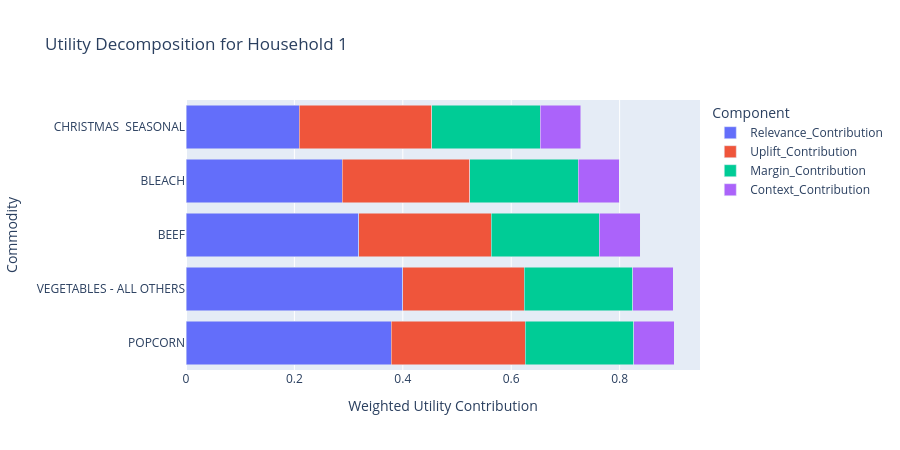

Source (notebook cell):
### Code cell
decomp_long = example_top5.melt(
    id_vars=['COMMODITY_DESC', 'Utility'],
    value_vars=[
        'Relevance_Contribution',
        'Uplift_Contribution',
        'Margin_Contribution',
        'Context_Contribution',
    ],
    var_name='Component',
    value_name='Contribution',
)

fig_decomp = px.bar(
    decomp_long,
    x='Contribution',
    y='COMMODITY_DESC',
    color='Component',
    orientation='h',
    barmode='stack',
    title=f'Utility Decomposition for Household {example_household}',
    category_orders={'COMMODITY_DESC': example_top5.sort_values('Utility')['COMMODITY_DESC'].tolist()},
)
fig_decomp.update_layout(height=450, xaxis_title='Weighted Utility Contribution', yaxis_title='Commodity')
fig_decomp.show()

### Figure 1 — Plotly figure (JSON) as saved in the notebook; plotly's stock layout.template omitted (floating-point values rounded to 4 significant figures)
{"data": [{"hovertemplate": "Component=Relevance_Contribution<br>Contribution=%{x}<br>COMMODITY_DESC=%{y}<extra></extra>", "legendgroup": "Relevance_Contribution", "marker": {"color": "#636efa", "pattern": {"shape": ""}}, "name": "Relevance_Contribution", "orientation": "h", "showlegend": true, "textposition": "auto", "type": "bar", "x": [0.3788, 0.4, 0.3186, 0.2885, 0.2094], "xaxis": "x", "y": ["POPCORN", "VEGETABLES - ALL OTHERS", "BEEF", "BLEACH", "CHRISTMAS  SEASONAL"], "yaxis": "y"}, {"hovertemplate": "Component=Uplift_Contribution<br>Contribution=%{x}<br>COMMODITY_DESC=%{y}<extra></extra>", "legendgroup": "Uplift_Contribution", "marker": {"color": "#EF553B", "pattern": {"shape": ""}}, "name": "Uplift_Contribution", "orientation": "h", "showlegend": true, "textposition": "auto", "type": "bar", "x": [0.2471, 0.2238, 0.2442, 0.2355, 0.2442], "xaxis": "x", "y": ["POPCORN", "VEGETABLES - ALL OTHERS", "BEEF", "BLEACH", "CHRISTMAS  SEASONAL"], "yaxis": "y"}, {"hovertemplate": "Component=Margin_Contribution<br>Contribution=%{x}<br>COMMODITY_DESC=%{y}<extra></extra>", "legendgroup": "Margin_Contribution", "marker": {"color": "#00cc96", "pattern": {"shape": ""}}, "name": "Margin_Contribution", "orientation": "h", "showlegend": true, "textposition": "auto", "type": "bar", "x": [0.2, 0.2, 0.2, 0.2, 0.2], "xaxis": "x", "y": ["POPCORN", "VEGETABLES - ALL OTHERS", "BEEF", "BLEACH", "CHRISTMAS  SEASONAL"], "yaxis": "y"}, {"hovertemplate": "Component=Context_Contribution<br>Contribution=%{x}<br>COMMODITY_DESC=%{y}<extra></extra>", "legendgroup": "Context_Contribution", "marker": {"color": "#ab63fa", "pattern": {"shape": ""}}, "name": "Context_Contribution", "orientation": "h", "showlegend": true, "textposition": "auto", "type": "bar", "x": [0.075, 0.075, 0.075, 0.075, 0.075], "xaxis": "x", "y": ["POPCORN", "VEGETABLES - ALL OTHERS", "BEEF", "BLEACH", "CHRISTMAS  SEASONAL"], "yaxis": "y"}], "layout": {"barmode": "stack", "height": 450, "legend": {"title": {"text": "Component"}, "tracegroupgap": 0}, "title": {"text": "Utility Decomposition for Household 1"}, "xaxis": {"anchor": "y", "domain": [0, 1], "title": {"text": "Weighted Utility Contribution"}}, "yaxis": {"anchor": "x", "categoryarray": ["POPCORN", "VEGETABLES - ALL OTHERS", "BEEF", "BLEACH", "CHRISTMAS  SEASONAL"], "categoryorder": "array", "domain": [0, 1], "title": {"text": "Commodity"}}}}
